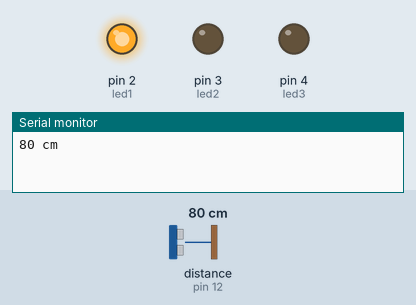
Recording of a sketch running on a simulated Arduino Uno, built with avr-gcc and run on an emulated ATmega328P. On the bench: output pins drawn as LEDs (lit = HIGH), the last lines printed to the serial monitor. Wiring (inferred from the names in the program): ultrasonic range finder: trigger pin 13; echo pin 12. Inputs (shaded band) come from the test bench; at power-on: distance to the obstacle (sensor on pin 12) 80 cm. The echo pulse lasts 58.3 µs per cm; pins used as bus, display or sensor lines are not drawn.

Above: at 1.2 s.
1.3 s: distance to the obstacle (sensor on pin 12) set to 66 cm
2.8 s: distance to the obstacle (sensor on pin 12) set to 57 cm
At 3.2 s:
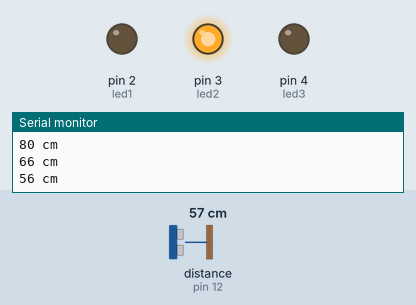
4.3 s: distance to the obstacle (sensor on pin 12) set to 34 cm
5.8 s: distance to the obstacle (sensor on pin 12) set to 29 cm
At 6.4 s:
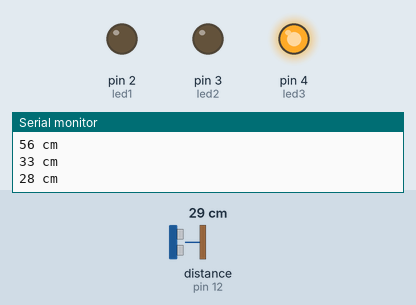
7.3 s: distance to the obstacle (sensor on pin 12) set to 35 cm
At 8.5 s:
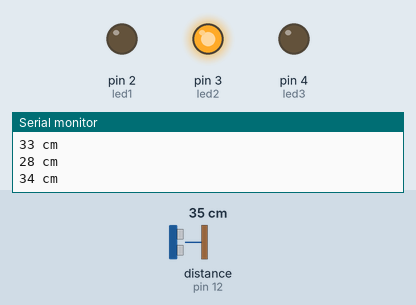
8.8 s: distance to the obstacle (sensor on pin 12) set to 4 cm
At 10.0 s:
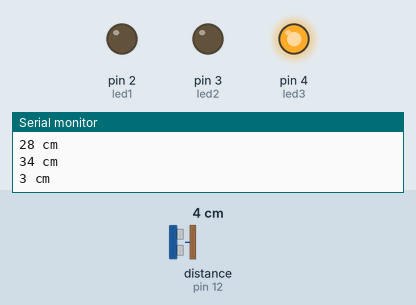
Timing chart, 0 to 11.3 s (numbered marks = the images above; inputs shaded):
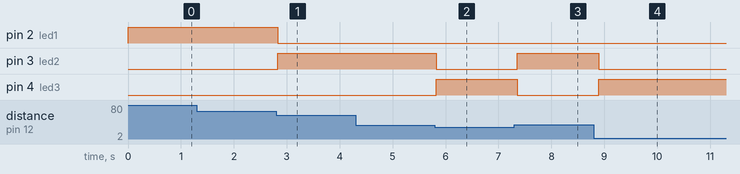

The sketch:

AR24_ultrasonic.ino
```cpp
#include <Wire.h>

/*
 예제 6.7
 초음파 거리센서를 이용한 거리 측정
*/

// 트리거 핀과 에코 핀 번호를 설정한다.
const char trigPin = 13;
const char echoPin = 12;
const int led1 = 2, led2 = 3,led3 = 4;
// 펄스 폭과 거리 변수 설정
int pulseWidth;
int distance;
int distanceOld;

void setup() {
  // 시리얼 통신 설정
  Serial.begin (9600);
  // 트리거 핀은 출력으로, 에코핀은 입력으로 설정
  pinMode(trigPin,OUTPUT);
  pinMode(echoPin,INPUT);
  pinMode(led1,OUTPUT);
  pinMode(led2,OUTPUT);
  pinMode(led3,OUTPUT);
  // 트리거 핀의 초기값을 LOW로 한다
  digitalWrite(trigPin,LOW);
}

void loop(){
  // 10us의 트리거 신호를 HC-SR04로 내보낸다.
  digitalWrite(trigPin,HIGH);
  delayMicroseconds(10);
  digitalWrite(trigPin,LOW);

  // Echo 펄스 폭을 측정하여 pulseWidth 변수에 저장한다.
  pulseWidth = pulseIn(echoPin,HIGH);
  // 거리를 계산한다.
  distance = pulseWidth / 58;
  // 감지거리인 2~200cm 범위의 거리값만 사용한다.
  if(distance <= 200 || distance >= 2){
    // 이전의 거리값과 비교하여 변화가 있을 경우에만
    // 시리얼 통신으로 전송한다.
    if(distance >= 2 && distance <=30)
    {
      digitalWrite(led1,LOW);
      digitalWrite(led2,LOW);
      digitalWrite(led3,HIGH);
    }
    if(distance >= 31 && distance <=60)
    {
      digitalWrite(led1,LOW);
      digitalWrite(led3,LOW);
      digitalWrite(led2,HIGH);
    }
    if(distance >= 61)
    {
      digitalWrite(led2,LOW);
      digitalWrite(led3,LOW);
      digitalWrite(led1,HIGH);
    }
    if(distance != distanceOld){
      Serial.print(distance);
      Serial.println(" cm");
    };
  };

  distanceOld = distance;
  delay(100);
}
```

Measured:
- the behaviour switches between 61 and 60 cm on distance to the obstacle (sensor on pin 12) (found by bisection; images 0 and 1)
- the behaviour switches between 32 and 31 cm on distance to the obstacle (sensor on pin 12) (found by bisection; images 1 and 2)
- after the input at 2.8 s, pin 2 (led1): HIGH → LOW at once; pin 3 (led2): LOW → HIGH at once
- after the input at 5.8 s, pin 3 (led2): HIGH → LOW at once; pin 4 (led3): LOW → HIGH at once
- after the input at 7.3 s, pin 3 (led2): LOW → HIGH after 0.06 s; pin 4 (led3): HIGH → LOW after 0.06 s
- after the input at 8.8 s, pin 3 (led2): HIGH → LOW after 0.09 s; pin 4 (led3): LOW → HIGH after 0.09 s
